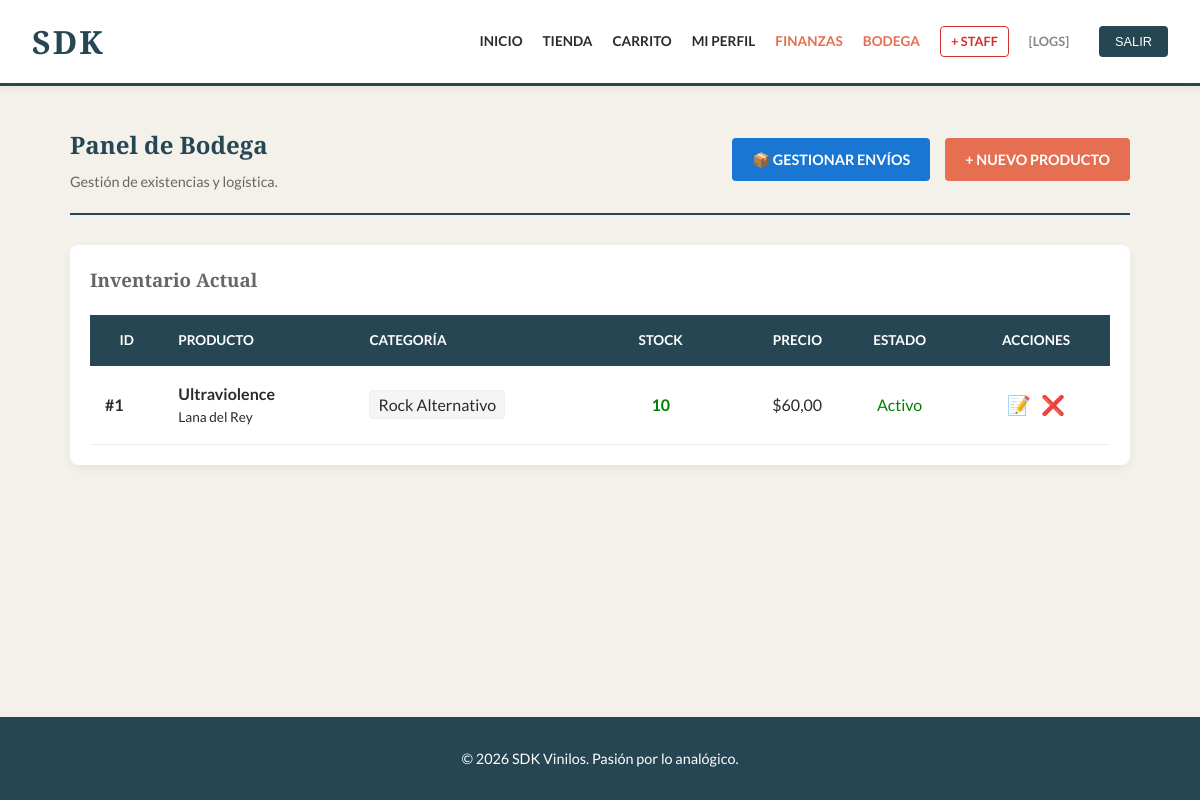
The app's page /inventario/ (signed in), older data.
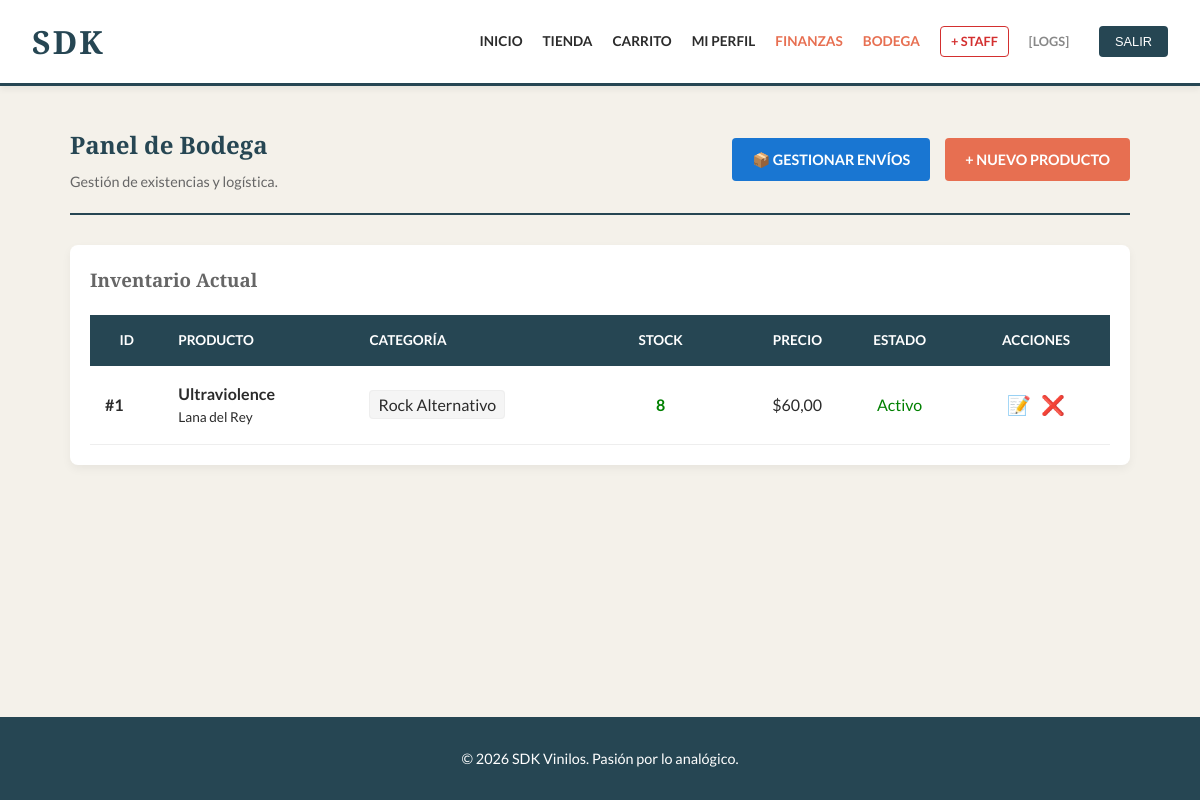
The same page, newer data.
### tienda/models.py (models this page shows, shortened)
class ViniloMusical(models.Model):
    tituloDisco = models.CharField(max_length=200)
    artistaPrincipal = models.CharField(max_length=200)
    precioUnitario = models.DecimalField(max_digits=10, decimal_places=2)
    stockDisponible = models.IntegerField(default=0)
    porcentajeDescuento = models.IntegerField(default=0, verbose_name="Descuento (%)", help_text="0 para precio normal")
    activo = models.BooleanField(default=True, verbose_name="¿Activo en Tienda?")
    imagenPortada = models.ImageField(upload_to='portadas/', blank=True, null=True)
    imagenUrl = models.URLField(max_length=500, blank=True, null=True, verbose_name="URL de Imagen (Opcional)")
    categoria = models.CharField(max_length=100, verbose_name="Género Musical")
    esNuevo = models.BooleanField(default=True)
    aceptaDevolucion = models.BooleanField(default=True)

### tienda/views.py (the view)
# urls.py: path('inventario/', views.reporteInventario, name='inventario'),
@user_passes_test(esBodeguero)
def reporteInventario(request):
    inventario = ViniloMusical.objects.all()
    return render(request, 'tienda/reporte_inventario.html', {'inventario': inventario})

### tienda/templatetags/roles.py (called while the page is built)
@register.filter(name='tiene_rol')
def tiene_rol(user, nombre_grupo):
    if user.is_superuser:
        return True
    return user.groups.filter(name=nombre_grupo).exists()

### tienda/views.py (called while the page is built)
def esBodeguero(user): return user.is_superuser or user.groups.filter(name='Bodega').exists()

### tienda/templates/tienda/reporte_inventario.html (shortened to what the changed rows need)
{% extends 'tienda/base.html' %}
{% block content %}
<div style="display: flex; justify-content: space-between; align-items: center; margin-bottom: 30px; border-bottom: 2px solid var(--secundario); padding-bottom: 20px;">
    <div>
        <h2 style="margin: 0; color: var(--secundario);">Panel de Bodega</h2>
    </div>
</div>
<div style="background: #fff; padding: 20px; border-radius: 8px; box-shadow: 0 4px 10px rgba(0,0,0,0.05); overflow-x: auto;">
    <table style="width: 100%; border-collapse: collapse; min-width: 800px;">
        <thead>
            <tr style="background: var(--secundario); color: #fff; text-transform: uppercase; font-size: 0.85rem;">
                <th style="padding: 15px;">ID</th>
                <th style="padding: 15px; text-align: left;">Producto</th>
                <th style="padding: 15px; text-align: left;">Categoría</th>
                <th style="padding: 15px; text-align: center;">Stock</th>
                <th style="padding: 15px; text-align: right;">Precio</th>
                <th style="padding: 15px; text-align: center;">Estado</th>
                <th style="padding: 15px; text-align: center;">Acciones</th>
            </tr>
        </thead>
        <tbody>
            {% for item in inventario %}
            <tr style="border-bottom: 1px solid #eee; {% if not item.activo %}background-color: #ffebee; color: #888;{% endif %}">
                <td style="padding: 15px; font-weight: bold;">#{{ item.id }}</td>
                <td style="padding: 15px;">
                    <div style="font-weight: bold; font-size: 1rem;">
                        {{ item.tituloDisco }}
                    </div>
                    <div style="font-size: 0.85rem;">
                        {{ item.artistaPrincipal }}
                    </div>
                </td>
                <td style="padding: 15px;">
                    <span style="background: #f5f5f5; padding: 4px 8px; border-radius: 4px; border: 1px solid #eee;">
                        {{ item.categoria }}
                    </span>
                </td>
                <td style="padding: 15px; text-align: center;">
                    {% if item.stockDisponible == 0 %}
                        <span style="color: red; font-weight: bold;">AGOTADO</span>
                    {% elif item.stockDisponible < 5 %}
                        <span style="color: orange; font-weight: bold;">Bajo ({{ item.stockDisponible }})</span>
                    {% else %}
                        <span style="color: green; font-weight: bold;">{{ item.stockDisponible }}</span>
                    {% endif %}
                </td>
                <td style="padding: 15px; text-align: right;">
                    ${{ item.precioUnitario }}
                </td>
                <td style="padding: 15px; text-align: center;">
                    {% if item.activo %}
                        <span style="color: green;">Activo</span>
                    {% else %}
                        <span style="background: #ffcdd2; color: #c62828; padding: 4px 8px; border-radius: 4px; font-weight: bold; font-size: 0.8rem;">
                            BAJA
                        </span>
                    {% endif %}
                </td>
                <td style="padding: 15px; text-align: center;">
                    <div style="display: flex; gap: 10px; justify-content: center;">
                        <a href="{% url 'editar_producto' item.id %}" title="Editar" style="text-decoration: none; font-size: 1.2rem;">
                            📝
                        </a>
                        {% if item.activo %}
                            <a href="{% url 'eliminar_producto' item.id %}"
                               title="Dar de baja"
                               style="text-decoration: none; font-size: 1.2rem;"
                               onclick="return confirm('¿Dar de baja a este producto?');">
                                ❌
                            </a>
                        {% else %}
                            <a href="{% url 'reactivar_producto' item.id %}"
                               title="Reactivar"
                               style="text-decoration: none; font-size: 1.2rem;">
                                🔄
                            </a>
                        {% endif %}
                    </div>
                </td>
            </tr>
            {% empty %}
            <tr>
                <td colspan="7" style="padding: 40px; text-align: center; color: #999;">
                    No hay productos en inventario.
                </td>
            </tr>
            {% endfor %}
        </tbody>
    </table>
</div>
{% endblock %}

Row changes from the older to the newer data that the page shows:
changed ViniloMusical "Ultraviolence": stockDisponible "10" → "8"
